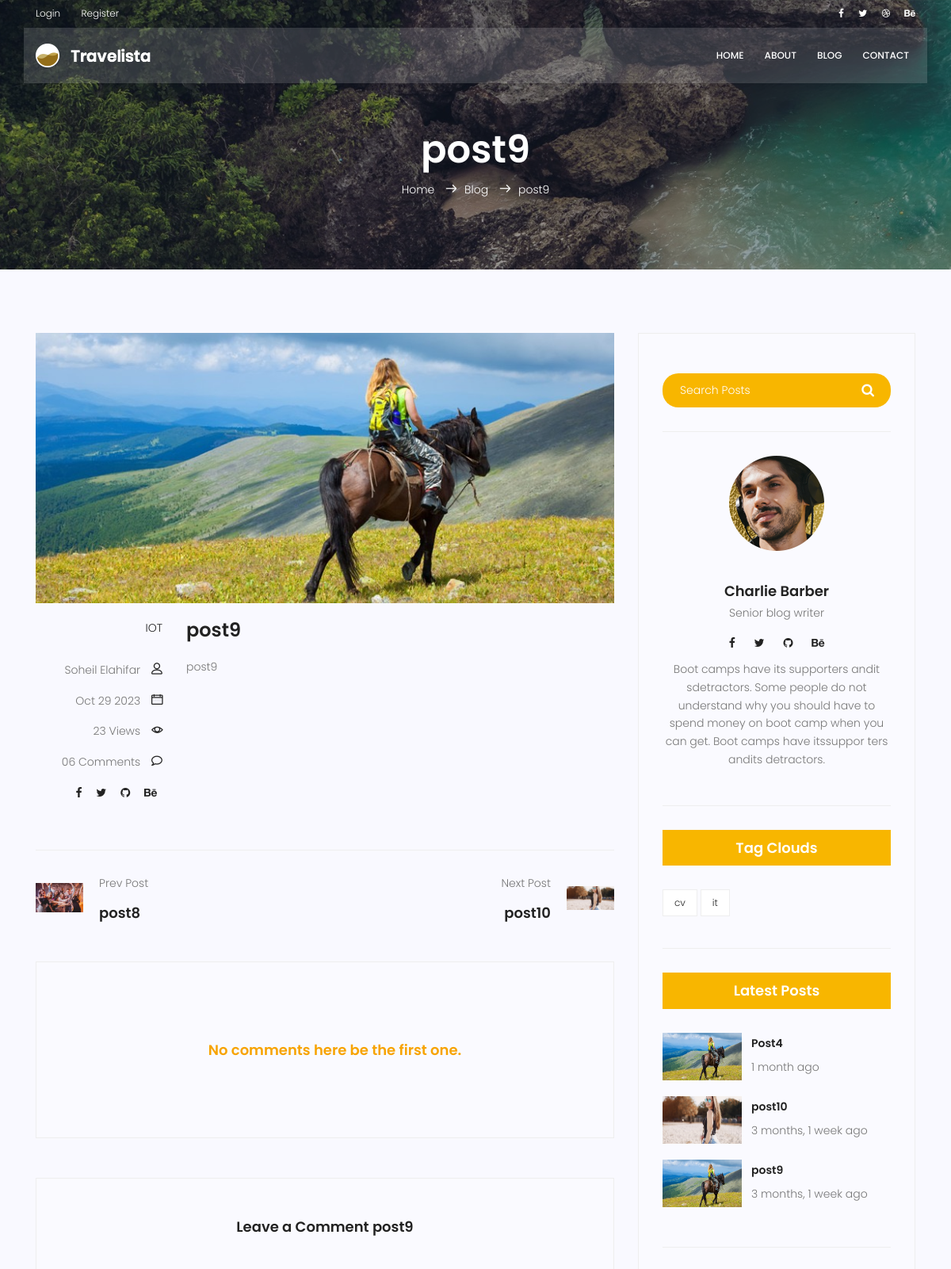
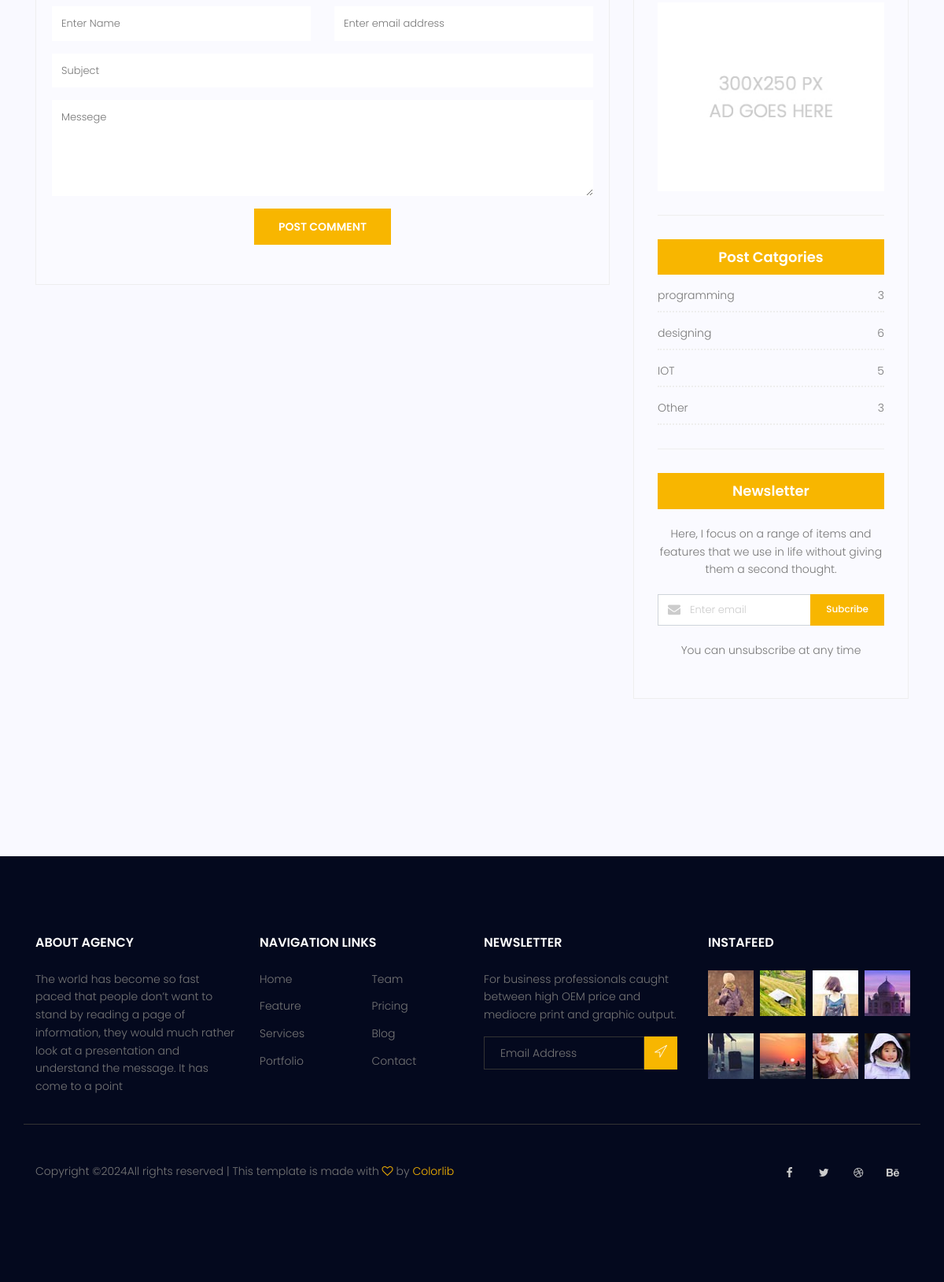
Screenshot of /blog/post-26 with the database file from the repository (2 pictures, top to bottom).
### blog/models.py (models this page shows, shortened)
class Post(models.Model):
    author = models.ForeignKey(User, on_delete=models.SET_NULL, null=True)
    image = models.ImageField(upload_to = 'blog/', default='blog/default.jpg')
    tag = TaggableManager()
    category = models.ManyToManyField(Category)
    title = models.CharField(max_length=255)
    content = models.TextField()
    counted_views = models.IntegerField(default=0)
    status = models.BooleanField(default=False)
    login_require = models.BooleanField(default=False)
    published_date = models.DateTimeField()
    created_date = models.DateTimeField(auto_now_add=True)
    updated_date = models.DateTimeField(auto_now=True)
    class Meta:
        ordering = ['created_date'] # ['created_date'] reverse_order
    def __str__(self):
        return self.title

class Category(models.Model):
        name = models.CharField(max_length=255)
        def __str__(self):
            return self.name

### blog/views.py (the view, shortened to what this page needs)
# urls.py: path('post-<int:pid>', views.single_blog, name='post'),
def single_blog(request, pid):
    form = CommentForm()
    posts = check_published_date()
    context = get_object_or_404(posts, pk=pid)
    if context.login_require == True and not request.user.is_authenticated:
        messages.add_message(request, messages.INFO, 'You are not logged in<br>Please login')
        print(request.path)
        return redirect("/accounts/login/?next=" + request.path)
    comments = Comment.objects.filter(post=context.id, approved = True)
    context.counted_views = context.counted_views + 1
    context.save()
    nextPost = posts.filter(pk__gt=pid).first()
    prevPost = posts.filter(pk__lt=pid).last()
    context = {'context': context, 'prevPost': prevPost, 'nextPost': nextPost, 'comments': comments, 'form': form}
    return render(request, 'blog/blog-single.html', context)

### blog/forms.py
class CommentForm(forms.ModelForm):
    class Meta:
        model = Comment
        exclude = ('approved',)

### blog/templatetags/blog_tags.py (called while the page is built)
@register.inclusion_tag("blog/blog-latest.html")
def latest_posts(arg=3):
    context = {'context': check_published_date().order_by('-published_date')[:arg]}
    return context

@register.inclusion_tag("blog/blog-categories.html")
def post_categories():
    posts = check_published_date()
    categories = Category.objects.all()
    cat_dict = {}
    for cat in categories:
        cat_dict[cat] = posts.filter(category=cat).count()
    return {'categories': cat_dict}

### blog/views.py (called while the page is built)
def check_published_date():
    now = datetime.now()
    now = timezone.make_aware(datetime(now.year, now.month, now.day, now.hour, now.minute, now.second))
    posts = Post.objects.filter(published_date__lte=now, status=1)
    return posts

### templates/blog/blog-single.html (shortened to what this page needs)
{% extends 'base.html' %}
{% load static %}
{% load blog_tags %}
{% block content %}
{% load humanize %}
  <section class="relative about-banner">
    <div class="overlay overlay-bg"></div>
    <div class="container">
      <div class="row d-flex align-items-center justify-content-center">
        <div class="about-content col-lg-12">
          <h1 class="text-white">{{ context }}</h1>
          <p class="text-white link-nav">
            <a href="{% url 'website:index' %}">Home</a> <span class="lnr lnr-arrow-right"></span><a href="{% url 'blog:index' %}">Blog</a> <span class="lnr lnr-arrow-right"></span>{{ context }}
          </p>
        </div>
      </div>
    </div>
  </section>
  <section class="post-content-area single-post-area">
    <div class="container">
      <div class="row">
        <div class="col-lg-8 posts-list">
          <div class="single-post row">
            <div class="col-lg-12">
              <div class="feature-img">
                <img class="img-fluid" src="{{ context.image.url }}" alt="" />
              </div>
            </div>
            <div class="col-lg-3 col-md-3 meta-details">
              <ul class="tags">
                <li>
                  {% for cat in context.category.all %}
                    <a href="{% url 'blog:category' cat %}">{{cat}}{% if not forloop.last %},{% endif %} </a>
                  {% endfor %}
                </li>
              </ul>
              <div class="user-details row">
                <p class="user-name col-lg-12 col-md-12 col-6">
                  <a href="{% url 'blog:author' context.author %}">{{ context.author.get_full_name }}</a> <span class="lnr lnr-user"></span>
                </p>
                <p class="date col-lg-12 col-md-12 col-6">
                  <a href="#">{{ context.published_date|date:"M d Y"}}</a> <span class="lnr lnr-calendar-full"></span>
                </p>
                <p class="view col-lg-12 col-md-12 col-6">
                  <a href="#">{{ context.counted_views }} Views</a> <span class="lnr lnr-eye"></span>
                </p>
                <p class="comments col-lg-12 col-md-12 col-6">
                  <a href="#">06 Comments</a> <span class="lnr lnr-bubble"></span>
                </p>
                <ul class="social-links col-lg-12 col-md-12 col-6">
                  <li>
                    <a href="#"><i class="fa fa-facebook"></i></a>
                  </li>
                  <li>
                    <a href="#"><i class="fa fa-twitter"></i></a>
                  </li>
                  <li>
                    <a href="#"><i class="fa fa-github"></i></a>
                  </li>
                  <li>
                    <a href="#"><i class="fa fa-behance"></i></a>
                  </li>
                </ul>
              </div>
            </div>
            <div class="col-lg-9 col-md-9">
              <h3 class="mt-20 mb-20">{{ context.title }}</h3>
              <p class="excert">{{ context.content|safe }}</p>
            </div>
          </div>
          <div class="navigation-area">
            <div class="row" {% if prevPost is None and nextPost is None %}hidden{% endif %}>
              <div class="col-lg-6 col-md-6 col-12 nav-left flex-row d-flex justify-content-start align-items-center" {% if prevPost is None %}style="visibility: hidden;"{% endif %}>
                <div class="thumb">
                  <a href={% if prevPost is None %}""{% else %}"{% url 'blog:post' prevPost.id %}"{% endif %}><img class="img-fluid" src="{{prevPost.image.url}}" alt="" width="60px" height="60px" /></a>
                </div>
                <div class="arrow">
                  <a href={% if prevPost is None %}""{% else %}"{% url 'blog:post' prevPost.id %}"{% endif %}></a>
                </div>
                <div class="detials">
                  <p>Prev Post</p>
                  <a href={% if prevPost is None %}""{% else %}"{% url 'blog:post' prevPost.id %}"{% endif %}><h4>{{ prevPost }}</h4></a>
                </div>
              </div>
              <div class="col-lg-6 col-md-6 col-12 nav-right flex-row d-flex justify-content-end align-items-center" {% if nextPost is None %}style="visibility: hidden;"{% endif %}>
                <div class="detials">
                  <p>Next Post</p>
                  <a href={% if nextPost is None %}""{% else %}"{% url 'blog:post' nextPost.id %}"{% endif %}><h4>{{ nextPost }}</h4></a>
                </div>
                <div class="arrow">
                  <a href={% if nextPost is None %}""{% else %}"{% url 'blog:post' nextPost.id %}"{% endif %}></a>
                </div>
                <div class="thumb">
                  <a href={% if nextPost is None %}""{% else %}"{% url 'blog:post' nextPost.id %}"{% endif %} aria-disabled="true"><img class="img-fluid" src="{{nextPost.image.url}}" alt="" width="60px" height="60px"/></a>
                </div>
              </div>
            </div>
          </div>
          <div class="comments-area">
            <div class="comment-list">
              {% for comment in comments %}
                <div class="single-comment justify-content-between d-flex">
                  <div class="user justify-content-between d-flex">
                    <div class="thumb">
                      <img src="{% static 'img/blog/c1.jpg' %}" alt="" />
                    </div>
                    <div class="desc">
                      <h5><a href="#">{{comment.name}}</a></h5>
                      <p class="date">{{comment.created_date|naturaltime}}</p>
                      <p class="comment">{{comment.message|truncatewords_html:10}}</p>
                    </div>
                  </div>
                  {% comment %} <div class="reply-btn">
                    <a href="" class="btn-reply text-uppercase">reply</a>
                  </div> {% endcomment %}
                </div>
              {% empty %}
                <h4 class="comment-list left-padding" style="color: #F7A301;">No comments here be the first one.</h4>
              {% endfor %}
            </div>
          </div>
          <div class="comment-form">
            <h4>Leave a Comment {{context}}</h4>
            <form method="post" action="{% url 'blog:post' context.id %}">
              <div class="form-group form-inline">
                <div class="form-group col-lg-6 col-md-12 name">
                  <input type="text" class="form-control" name="name" {% if request.user.is_authenticated %}value="{{request.user.first_name}}" hidden="True"{% else %}value=""{% endif %} placeholder="Enter Name" onfocus="this.placeholder = ''" onblur="this.placeholder = 'Enter Name'" required=""/>
                </div>
                <div class="form-group col-lg-6 col-md-12 email">
                  <input type="email" class="form-control" name="email" {% if request.user.is_authenticated %}value="{{request.user.email}}" hidden="True"{% else %}value=""{% endif %} placeholder="Enter email address" onfocus="this.placeholder = ''" onblur="this.placeholder = 'Enter email address'" required=""/>
                </div>
              </div>
              <div class="form-group">
                <input type="text" class="form-control" name="subject" placeholder="Subject" onfocus="this.placeholder = ''" onblur="this.placeholder = 'Subject'" required=""/>
              </div>
              <div class="form-group">
                <textarea class="form-control mb-10" rows="5" name="message" placeholder="Messege" onfocus="this.placeholder = ''" onblur="this.placeholder = 'Messege'" required=""></textarea>
              </div>
              <button type="submit" class="primary-btn text-uppercase">Post Comment</button>
            </form>
          </div>
        </div>
        <div class="col-lg-4 sidebar-widgets">
          <div class="widget-wrap">
            {% include "blog/blog-search.html" %}
            {% include "blog/blog-writer.html" %}
            {% include "blog/blog-tags.html" %}
            {% latest_posts %}
            {% include "blog/blog-ads.html" %}
            {% post_categories %}
            {% include "blog/blog-newsletter.html" %}
          </div>
        </div>
      </div>
    </div>
  </section>
{% endblock %}

### templates/blog/blog-tags.html
{% load static %}
<div class="single-sidebar-widget tag-cloud-widget">
    <h4 class="tagcloud-title">Tag Clouds</h4>
    <ul>
      {% for tag in context.tag.all %}
        <li>
          <a href="{% url 'blog:tag' tag_name=tag.name %}">{{tag.name}}</a>
        </li>
      {% endfor %}
    </ul>
  </div>

### templates/blog/blog-latest.html (shortened to what this page needs)
{% load humanize %}
{% load static %}
{% load blog_tags %}
<div class="single-sidebar-widget popular-post-widget">
  <h4 class="popular-title">Latest Posts</h4>
  <div class="popular-post-list">
    {% for post in context %}
      <div class="single-post-list d-flex flex-row align-items-center">
        <div class="thumb">
          <img src="{{post.image.url}}" alt=""  style="width:100px; height:60px"/>
        </div>
        <div class="details">
          <a href="{% url 'blog:post' post.id %}"><h6>{{post}}</h6></a>
          <p>{{post.published_date|naturaltime}}</p>
        </div>
      </div>
    {% endfor %}
  </div>
</div>

### templates/blog/blog-categories.html
{% load static %}
{% load blog_tags %}
<div class="single-sidebar-widget post-category-widget">
    <h4 class="category-title">Post Catgories</h4>
    <ul class="cat-list">
      {% for cat,count in categories.items %}
        <li>
          <a href="{% url 'blog:category' cat %}" class="d-flex justify-content-between">
            <p>{{cat}}</p>
            <p>{{count}}</p>
          </a>
        </li>
      {% endfor %}
    </ul>
  </div>

### rows the page displays
Post: title "post9", image (placeholder picture), author.get_full_name "Soheil Elahifar", published_date "Oct 29 2023", counted_views "23", content "post9", published_date "3 months, 1 week ago"
Category: name "IOT", count "5"
Post: image (picture), title "post8"
Post: title "post10", image (picture), published_date "3 months, 1 week ago"
Tag: name "cv"
Tag: name "it"
Post: image (placeholder picture), title "Post4", published_date "1 month ago"
Category: name "programming", count "3"
Category: name "designing", count "6"
Category: name "Other", count "3"
